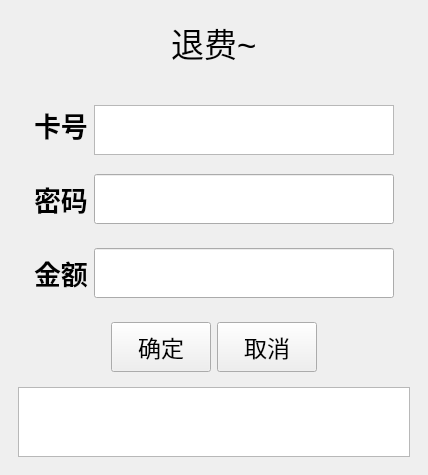
<?xml version="1.0" encoding="UTF-8"?>
<ui version="4.0">
 <class>refund</class>
 <widget class="QMainWindow" name="refund">
  <property name="geometry">
   <rect>
    <x>0</x>
    <y>0</y>
    <width>428</width>
    <height>448</height>
   </rect>
  </property>
  <property name="windowTitle">
   <string>refund</string>
  </property>
  <widget class="QWidget" name="centralwidget">
   <layout class="QVBoxLayout" name="verticalLayout">
    <item>
     <widget class="QWidget" name="widget" native="true">
      <layout class="QHBoxLayout" name="horizontalLayout_3">
       <item>
        <spacer name="horizontalSpacer_2">
         <property name="orientation">
          <enum>Qt::Horizontal</enum>
         </property>
         <property name="sizeHint" stdset="0">
          <size>
           <width>40</width>
           <height>20</height>
          </size>
         </property>
        </spacer>
       </item>
       <item>
        <widget class="QLabel" name="label">
         <property name="font">
          <font>
           <pointsize>25</pointsize>
          </font>
         </property>
         <property name="text">
          <string>退费~</string>
         </property>
        </widget>
       </item>
       <item>
        <spacer name="horizontalSpacer">
         <property name="orientation">
          <enum>Qt::Horizontal</enum>
         </property>
         <property name="sizeHint" stdset="0">
          <size>
           <width>40</width>
           <height>20</height>
          </size>
         </property>
        </spacer>
       </item>
      </layout>
     </widget>
    </item>
    <item>
     <widget class="QWidget" name="widget_2" native="true">
      <layout class="QGridLayout" name="gridLayout">
       <item row="1" column="0">
        <widget class="QWidget" name="widget_6" native="true">
         <layout class="QHBoxLayout" name="horizontalLayout_4">
          <item>
           <spacer name="horizontalSpacer_7">
            <property name="orientation">
             <enum>Qt::Horizontal</enum>
            </property>
            <property name="sizeHint" stdset="0">
             <size>
              <width>40</width>
              <height>20</height>
             </size>
            </property>
           </spacer>
          </item>
          <item>
           <widget class="QLabel" name="label_3">
            <property name="font">
             <font>
              <pointsize>20</pointsize>
              <weight>75</weight>
              <italic>false</italic>
              <bold>true</bold>
             </font>
            </property>
            <property name="text">
             <string>密码</string>
            </property>
           </widget>
          </item>
          <item>
           <widget class="QLineEdit" name="pwd">
            <property name="minimumSize">
             <size>
              <width>300</width>
              <height>50</height>
             </size>
            </property>
            <property name="echoMode">
             <enum>QLineEdit::Password</enum>
            </property>
           </widget>
          </item>
          <item>
           <spacer name="horizontalSpacer_8">
            <property name="orientation">
             <enum>Qt::Horizontal</enum>
            </property>
            <property name="sizeHint" stdset="0">
             <size>
              <width>40</width>
              <height>20</height>
             </size>
            </property>
           </spacer>
          </item>
         </layout>
        </widget>
       </item>
       <item row="4" column="0">
        <widget class="QTableWidget" name="table"/>
       </item>
       <item row="0" column="0">
        <widget class="QWidget" name="widget_5" native="true">
         <layout class="QHBoxLayout" name="horizontalLayout">
          <item>
           <spacer name="horizontalSpacer_5">
            <property name="orientation">
             <enum>Qt::Horizontal</enum>
            </property>
            <property name="sizeHint" stdset="0">
             <size>
              <width>40</width>
              <height>20</height>
             </size>
            </property>
           </spacer>
          </item>
          <item>
           <widget class="QLabel" name="label_2">
            <property name="font">
             <font>
              <pointsize>20</pointsize>
              <weight>75</weight>
              <italic>false</italic>
              <bold>true</bold>
             </font>
            </property>
            <property name="text">
             <string>卡号</string>
            </property>
           </widget>
          </item>
          <item>
           <widget class="QTextEdit" name="ID">
            <property name="minimumSize">
             <size>
              <width>300</width>
              <height>50</height>
             </size>
            </property>
            <property name="maximumSize">
             <size>
              <width>200</width>
              <height>40</height>
             </size>
            </property>
            <property name="font">
             <font>
              <pointsize>20</pointsize>
             </font>
            </property>
           </widget>
          </item>
          <item>
           <spacer name="horizontalSpacer_6">
            <property name="orientation">
             <enum>Qt::Horizontal</enum>
            </property>
            <property name="sizeHint" stdset="0">
             <size>
              <width>40</width>
              <height>20</height>
             </size>
            </property>
           </spacer>
          </item>
         </layout>
        </widget>
       </item>
       <item row="3" column="0">
        <widget class="QWidget" name="widget_3" native="true">
         <layout class="QHBoxLayout" name="horizontalLayout_2">
          <item>
           <spacer name="horizontalSpacer_3">
            <property name="orientation">
             <enum>Qt::Horizontal</enum>
            </property>
            <property name="sizeHint" stdset="0">
             <size>
              <width>40</width>
              <height>20</height>
             </size>
            </property>
           </spacer>
          </item>
          <item>
           <widget class="QPushButton" name="OK">
            <property name="minimumSize">
             <size>
              <width>100</width>
              <height>50</height>
             </size>
            </property>
            <property name="maximumSize">
             <size>
              <width>100</width>
              <height>16777215</height>
             </size>
            </property>
            <property name="font">
             <font>
              <pointsize>17</pointsize>
             </font>
            </property>
            <property name="text">
             <string>确定</string>
            </property>
           </widget>
          </item>
          <item>
           <widget class="QPushButton" name="NO">
            <property name="minimumSize">
             <size>
              <width>100</width>
              <height>50</height>
             </size>
            </property>
            <property name="maximumSize">
             <size>
              <width>70</width>
              <height>16777215</height>
             </size>
            </property>
            <property name="font">
             <font>
              <pointsize>17</pointsize>
             </font>
            </property>
            <property name="text">
             <string>取消</string>
            </property>
           </widget>
          </item>
          <item>
           <spacer name="horizontalSpacer_4">
            <property name="orientation">
             <enum>Qt::Horizontal</enum>
            </property>
            <property name="sizeHint" stdset="0">
             <size>
              <width>40</width>
              <height>20</height>
             </size>
            </property>
           </spacer>
          </item>
         </layout>
        </widget>
       </item>
       <item row="2" column="0">
        <widget class="QWidget" name="widget_7" native="true">
         <layout class="QHBoxLayout" name="horizontalLayout_5">
          <item>
           <spacer name="horizontalSpacer_9">
            <property name="orientation">
             <enum>Qt::Horizontal</enum>
            </property>
            <property name="sizeHint" stdset="0">
             <size>
              <width>40</width>
              <height>20</height>
             </size>
            </property>
           </spacer>
          </item>
          <item>
           <widget class="QLabel" name="label_4">
            <property name="font">
             <font>
              <pointsize>20</pointsize>
              <weight>75</weight>
              <italic>false</italic>
              <bold>true</bold>
             </font>
            </property>
            <property name="text">
             <string>金额</string>
            </property>
           </widget>
          </item>
          <item>
           <widget class="QLineEdit" name="money">
            <property name="minimumSize">
             <size>
              <width>300</width>
              <height>50</height>
             </size>
            </property>
            <property name="font">
             <font>
              <pointsize>20</pointsize>
             </font>
            </property>
            <property name="echoMode">
             <enum>QLineEdit::Normal</enum>
            </property>
           </widget>
          </item>
          <item>
           <spacer name="horizontalSpacer_10">
            <property name="orientation">
             <enum>Qt::Horizontal</enum>
            </property>
            <property name="sizeHint" stdset="0">
             <size>
              <width>40</width>
              <height>20</height>
             </size>
            </property>
           </spacer>
          </item>
         </layout>
        </widget>
       </item>
      </layout>
     </widget>
    </item>
   </layout>
  </widget>
 </widget>
 <resources/>
 <connections/>
</ui>
